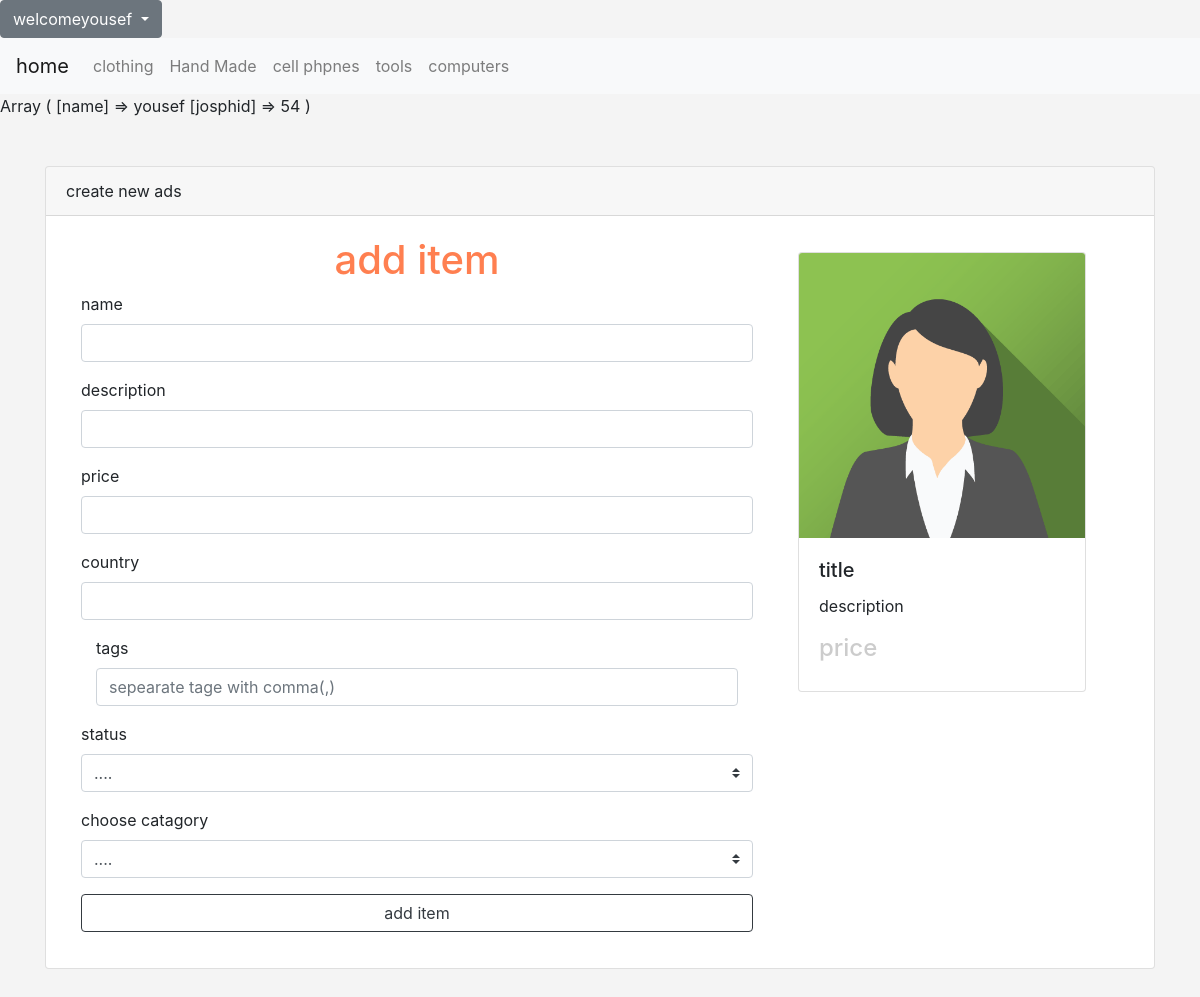
The page /newad.php (signed in) on the database its author committed.
### tables this page shows
CREATE TABLE `catagories` (
  `ID` int(11) NOT NULL,
  `NAME` varchar(255) NOT NULL,
  `DESCRIPTION` text NOT NULL,
  `ORDERING` int(11) NOT NULL,
  `VISIBLITY` tinyint(4) NOT NULL DEFAULT 0,
  `ALLOW_COMMENT` tinyint(4) NOT NULL DEFAULT 0,
  `ALLOW_ADS` tinyint(4) NOT NULL DEFAULT 0,
  `parent` int(11) NOT NULL
);

### init.php (called while the page is built, shortened)
<?php
$sessionname = '';
if (isset($_SESSION['name'])) {
$sessionname = $_SESSION['name'];
}
include "includes/functions/functions.php";
include 'includes/language/english.php';
include "includes/templates/header.php";
?>

### includes/language/english.php (called while the page is built)
<?php
function lang($pharse) {
static $arr = array(
    'home' => 'home',
    'catg' => 'catgeories',
    'items' => 'members',
    'logs' => 'logs',
    'staticas' => 'statics'
);
return $arr[$pharse];
}

### includes/functions/functions.php (called while the page is built, shortened)
<?php
function cat($where = ''){
    global $db;
    $stmt = $db->prepare("SELECT * FROM `catagories` $where ORDER BY ID DESC");
    $stmt->execute();
    $row = $stmt->fetchAll();
    return $row;
};
?>

### newad.php (the view, shortened to what this page needs)
<?php
include 'init.php';
if(isset($_SESSION['name'])){
print_r($_SESSION);
?>
<div class="create-ads py-5">
    <div class="container">
        <div class="card">
            <div class="card-header">create new ads</div>
            <div class="card-body">
             <div class="row">
                 <div class="col-md-8">
                 <h1 class='text-center x23'>add item</h1>
    <div class='container'>
    <form class='' action='<?php echo $_SERVER['PHP_SELF'];  ?>' method='POST'>
    <div class='form-group'>
    <label class=' control-label'>name</label>
    <input type='text' class='form-control live1  formjo5' name='name'    />
    </div>
    <div class='form-group'>
    <label class=' control-label'>description</label>
    <input type='text' class='form-control live2' name='des'  />
    </div>
    <div class='form-group'>
    <label class=' control-label'>price</label>
    <input type='text' class='form-control live3' name='price'  />
    </div>
    <div class='form-group'>
    <label class=' control-label'>country</label>
    <input type='text' class='form-control' name='country'  />
    </div>
    <div class='form-group'>
    <label class='col-sm-2 control-label'>tags</label>
    <div class='col-sm-12'>
    <input type='text' class='form-control' name='tags' placeholder='sepearate tage with comma(,)'  />
    </div>
    </div>
    <div class='form-group'>
    <label class=' control-label'>status</label>
   <select name ='status' class='form-control custom-select'>
        <option value="0">....</option>
</select>
    </div>
    <div class='form-group'>
    <label class=' control-label'>choose catagory</label>
   <select name ='cats' class='form-control custom-select'>
        <option value="0">....</option>
</select>
    </div>
    <div class='form-group'>
    <input type='submit' value='add item' class='btn btn-outline-dark btn-block' />
    </div>
    </div>
    </div>
                 <div class="col-md-4">
                  <div class="card mt-3 live-pre" style="width: 18rem;">
                <img class="card-img-top" src="img_avatar2.png" alt="Card image cap">
                <div class="card-body">
                  <h5 class="card-title">  title </h5>
                  <p class="card-text">description</p>
                  <h4> price </h4>
                </div>
              </div>
                 </div>
             </div>
            </div>
        </div>
    </div>
</div>
<?php
}else{
   header("Location:index.php");
   exit();
}
?>
<?php
include "includes/templates/footer.php";
?>

### includes/templates/header.php (shortened to what this page needs)
<!DOCTYPE html>
<html>
<head>
<link rel="stylesheet" href="https://use.fontawesome.com/releases/v5.0.13/css/all.css"
>
  <link rel="stylesheet" href="https://stackpath.bootstrapcdn.com/bootstrap/4.1.1/css/bootstrap.min.css"
>
  <link rel="stylesheet" href="layout/css/style.css" type='text/css'/>
</head>
<body>
<?php
if(!isset($_SESSION['name'])){
?>
<nav aria-label="breadcrumb">
  <ol class="breadcrumb">
    <li class="breadcrumb-item"><a href="login.php">login</a></li>
    <li class="breadcrumb-item signup3"><a href="login.php">signup</a></li>
    <li class="breadcrumb-item active" aria-current="page">Data</li>
  </ol>
</nav>
<?php
}else{
  ?>
  <div class="dropdown">
  <button class="btn btn-secondary dropdown-toggle" type="button" id="dropdownMenuButton" data-toggle="dropdown" aria-haspopup="true" aria-expanded="false">
  <?php echo "welcome" . $sessionname  ?>
  </button>
</div>
<?php
}
?>
<nav class="navbar navbar-expand-lg navbar-light bg-light">
  <a class="navbar-brand" href="index.php"><?php echo lang('home') ?> </a>
  <div class="collapse navbar-collapse" id="navbarSupportedContent">
    <ul class="navbar-nav mr-auto">
      <?php
  foreach(cat('WHERE parent = 0') as $cat2 ){
    echo "<li class='nav-item'><a href='catagories.php?pageid=". $cat2['ID'] ."&pagename=". str_replace(" ","-",$cat2['NAME']) ."' class='nav-link'>" . $cat2['NAME'] . "</a></li>";
  }
  ?>
    </ul>
  </div>
</nav>

### layout/css/style.css (style rules this page uses)
h4 { color: #ccc; }
body { background-color: #f4f4f4; }
.x23 { color: coral; }

### rows shown on the page
catagories: NAME "clothing"
catagories: NAME "Hand Made"
catagories: NAME "cell phpnes"
catagories: NAME "tools"
catagories: NAME "computers"

### other values the page prints
$sessionname "yousef"
lang('home') "home"
